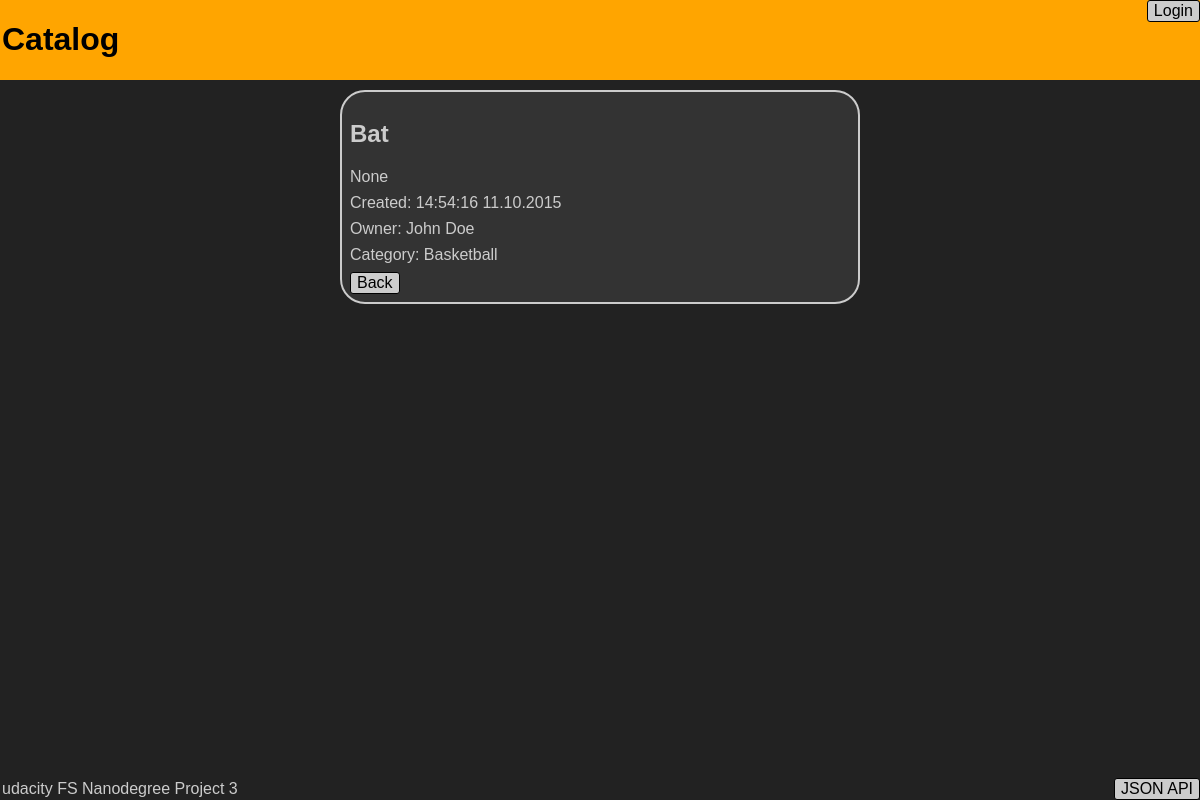
/item/2/, run on the app's committed database.
### database_setup.py (models this page shows)
class Item(Base):
    __tablename__ = 'Items'
    name = Column(String(255), nullable=False)
    id = Column(Integer, primary_key=True)
    category_id = Column(Integer, ForeignKey('Categories.id'))
    category = relationship(Category)
    owner_id = Column(Integer, ForeignKey('Users.id'))
    owner = relationship(User)
    description = Column(String(255))
    image = Column(String(255))
    created = Column(DateTime, default=datetime.datetime.utcnow)

class User(Base):
    __tablename__ = 'Users'
    id = Column(Integer, primary_key=True)
    name = Column(String(255), nullable=False)
    github_access_token = Column(String(255))
    avatar = Column(String(255))

class Category(Base):
    __tablename__ = 'Categories'
    name = Column(String(255), nullable=False, unique=True)
    id = Column(Integer, primary_key=True)

### application.py (the view)
@app.route('/item/<int:item_id>/')
def showItem(item_id):
    item = Item.query.filter_by(id=item_id).one()
    return render_template('item.html', item=item, user=g.user)

### application.py (called while the page is built)
@app.before_request
def before_request():
    g.user = None
    if 'user_id' in session:
        g.user = User.query.get(session['user_id'])
        g.user.name = github.get('user')["name"]
        g.user.avatar = github.get('user')["avatar_url"]
        db_session.add(g.user)
        db_session.commit()

@app.after_request
def after_request(response):
    db_session.remove()
    return response

### templates/item.html (shortened to what this page needs)
{% include 'header.html' %}
	<div class="item">
		<h2>{{item.name}}</h2>
		<p>{{item.description}}</p>
		<p>Created: {{item.created.strftime('%H:%M:%S %d.%m.%Y')}}</p>
		<p>Owner: {{item.owner.name}}</p>
		<p>Category: {{item.category.name}}</p>
		<p>
			<a href="{{url_for('showCategory',category_name=item.category.name)}}">
				<button class:"jsonbutton">Back</button>
			</a>
		</p>
	</div>
{% include 'footer.html' %}
</html>

### static/styles.css (style rules this page uses)
body { font-family: sans-serif; background-color: #222222; margin: 0px 0px 0px 0px; width:100%; margin:0 auto; overflow:hidden; float:left; }
p { margin-right: 0px; margin-left: 0px; margin-bottom: 8px; margin-top: 0px; }
.main,.item { background-color: #333333; clear:both; color: #CCCCCC; overflow: auto; max-width: 500; min-width: 320px; margin-right: auto; margin-left: auto; margin-top: 10px; margin-bottom: 70px; border: 2px solid; border-radius: 25px; padding: 8px 8px 8px 8px; }
a:link,a:visited,a:active { color: #CCCCCC; text-decoration: none; }
button,input,select,textarea { -moz-border-radius:3px; -webkit-border-radius: 3px; -khtml-border-radius: 3px; -webkit-appearance: none; border-radius: 3px; font-size: inherit; color: black; border: 1px solid black; }
button { background: #CCCCCC; float: left; }

### data on the page
Item: name "Bat", description "None", created "14:54:16 11.10.2015"
User: owner.name "John Doe"
Category: category.name "Basketball"
